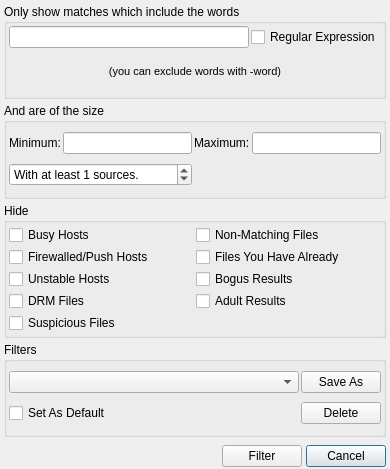
<?xml version="1.0" encoding="UTF-8"?>
<ui version="4.0">
 <class>CDialogFilterSearch</class>
 <widget class="QDialog" name="DialogFilterSearch">
  <property name="geometry">
   <rect>
    <x>0</x>
    <y>0</y>
    <width>390</width>
    <height>469</height>
   </rect>
  </property>
  <property name="minimumSize">
   <size>
    <width>390</width>
    <height>469</height>
   </size>
  </property>
  <property name="maximumSize">
   <size>
    <width>390</width>
    <height>469</height>
   </size>
  </property>
  <property name="windowTitle">
   <string>Filter Search Results</string>
  </property>
  <property name="windowIcon">
   <iconset resource="../Resource.qrc">
    <normaloff>:/Resource/Generic/Filter.png</normaloff>:/Resource/Generic/Filter.png</iconset>
  </property>
  <property name="autoFillBackground">
   <bool>true</bool>
  </property>
  <layout class="QGridLayout" name="gridLayout_2">
   <property name="margin">
    <number>0</number>
   </property>
   <property name="spacing">
    <number>0</number>
   </property>
   <item row="3" column="0">
    <layout class="QGridLayout" name="gridLayoutControlButtons">
     <property name="leftMargin">
      <number>4</number>
     </property>
     <property name="topMargin">
      <number>4</number>
     </property>
     <property name="rightMargin">
      <number>4</number>
     </property>
     <property name="bottomMargin">
      <number>2</number>
     </property>
     <property name="spacing">
      <number>4</number>
     </property>
     <item row="0" column="2">
      <widget class="QPushButton" name="pushButtonCancel">
       <property name="text">
        <string>Cancel</string>
       </property>
      </widget>
     </item>
     <item row="0" column="1">
      <widget class="QPushButton" name="pushButtonFilter">
       <property name="text">
        <string>Filter</string>
       </property>
      </widget>
     </item>
     <item row="0" column="0">
      <spacer name="horizontalSpacer">
       <property name="orientation">
        <enum>Qt::Horizontal</enum>
       </property>
       <property name="sizeHint" stdset="0">
        <size>
         <width>40</width>
         <height>20</height>
        </size>
       </property>
      </spacer>
     </item>
    </layout>
   </item>
   <item row="0" column="0">
    <widget class="QFrame" name="frameBody">
     <property name="frameShape">
      <enum>QFrame::NoFrame</enum>
     </property>
     <property name="frameShadow">
      <enum>QFrame::Sunken</enum>
     </property>
     <layout class="QGridLayout" name="gridLayout_4">
      <property name="margin">
       <number>4</number>
      </property>
      <property name="spacing">
       <number>4</number>
      </property>
      <item row="0" column="0">
       <widget class="QGroupBox" name="groupBoxWords">
        <property name="title">
         <string>Only show matches which include the words</string>
        </property>
        <layout class="QGridLayout" name="gridLayout_3">
         <property name="margin">
          <number>2</number>
         </property>
         <property name="spacing">
          <number>2</number>
         </property>
         <item row="0" column="0">
          <layout class="QGridLayout" name="gridLayoutWords">
           <item row="0" column="1">
            <widget class="QCheckBox" name="checkBoxRegularExpression">
             <property name="text">
              <string>Regular Expression</string>
             </property>
            </widget>
           </item>
           <item row="1" column="0" colspan="2">
            <widget class="QLabel" name="labelWordsInstruction">
             <property name="text">
              <string>&lt;!DOCTYPE HTML PUBLIC &quot;-//W3C//DTD HTML 4.0//EN&quot; &quot;http://www.w3.org/TR/REC-html40/strict.dtd&quot;&gt;
&lt;html&gt;&lt;head&gt;&lt;meta name=&quot;qrichtext&quot; content=&quot;1&quot; /&gt;&lt;style type=&quot;text/css&quot;&gt;
p, li { white-space: pre-wrap; }
&lt;/style&gt;&lt;/head&gt;&lt;body style=&quot; font-family:'MS Shell Dlg 2'; font-size:8.25pt; font-weight:400; font-style:normal;&quot;&gt;
&lt;p align=&quot;center&quot; style=&quot; margin-top:0px; margin-bottom:0px; margin-left:0px; margin-right:0px; -qt-block-indent:0; text-indent:0px;&quot;&gt;&lt;span style=&quot; font-size:8pt;&quot;&gt;(you can exclude words with -word)&lt;/span&gt;&lt;/p&gt;&lt;/body&gt;&lt;/html&gt;</string>
             </property>
            </widget>
           </item>
           <item row="0" column="0">
            <widget class="QLineEdit" name="lineEditWords"/>
           </item>
          </layout>
         </item>
        </layout>
       </widget>
      </item>
      <item row="1" column="0">
       <widget class="QGroupBox" name="groupBoxSize">
        <property name="title">
         <string>And are of the size</string>
        </property>
        <layout class="QGridLayout" name="gridLayout_5">
         <property name="margin">
          <number>2</number>
         </property>
         <property name="spacing">
          <number>2</number>
         </property>
         <item row="2" column="0" colspan="2">
          <widget class="QSpinBox" name="spinBoxMinimumSources">
           <property name="suffix">
            <string> sources.</string>
           </property>
           <property name="prefix">
            <string>With at least </string>
           </property>
           <property name="maximum">
            <number>256</number>
           </property>
           <property name="value">
            <number>1</number>
           </property>
          </widget>
         </item>
         <item row="1" column="1">
          <widget class="QLineEdit" name="lineEditMinimumSize"/>
         </item>
         <item row="1" column="0">
          <widget class="QLabel" name="labelMinimum">
           <property name="text">
            <string>Minimum:</string>
           </property>
          </widget>
         </item>
         <item row="1" column="2">
          <widget class="QLabel" name="labelMaximum">
           <property name="text">
            <string>Maximum:</string>
           </property>
          </widget>
         </item>
         <item row="1" column="3">
          <widget class="QLineEdit" name="lineEditMaximumSize"/>
         </item>
        </layout>
       </widget>
      </item>
      <item row="2" column="0">
       <widget class="QGroupBox" name="groupBoxHide">
        <property name="title">
         <string>Hide</string>
        </property>
        <layout class="QGridLayout" name="gridLayout_6">
         <property name="margin">
          <number>2</number>
         </property>
         <property name="spacing">
          <number>2</number>
         </property>
         <item row="0" column="0">
          <widget class="QCheckBox" name="checkBoxBusyHosts">
           <property name="text">
            <string>Busy Hosts</string>
           </property>
          </widget>
         </item>
         <item row="0" column="1">
          <widget class="QCheckBox" name="checkBoxNonMatchingFiles">
           <property name="text">
            <string>Non-Matching Files</string>
           </property>
          </widget>
         </item>
         <item row="1" column="0">
          <widget class="QCheckBox" name="checkBoxFirewalledPushHosts">
           <property name="text">
            <string>Firewalled/Push Hosts</string>
           </property>
          </widget>
         </item>
         <item row="2" column="0">
          <widget class="QCheckBox" name="checkBoxUnreachableHosts">
           <property name="text">
            <string>Unstable Hosts</string>
           </property>
          </widget>
         </item>
         <item row="3" column="0">
          <widget class="QCheckBox" name="checkBoxDRMFiles">
           <property name="text">
            <string>DRM Files</string>
           </property>
          </widget>
         </item>
         <item row="4" column="0">
          <widget class="QCheckBox" name="checkBoxSuspiciousFiles">
           <property name="text">
            <string>Suspicious Files</string>
           </property>
          </widget>
         </item>
         <item row="1" column="1">
          <widget class="QCheckBox" name="checkBoxFilesAlreadyHave">
           <property name="text">
            <string>Files You Have Already</string>
           </property>
          </widget>
         </item>
         <item row="2" column="1">
          <widget class="QCheckBox" name="checkBoxBogusResults">
           <property name="text">
            <string>Bogus Results</string>
           </property>
          </widget>
         </item>
         <item row="3" column="1">
          <widget class="QCheckBox" name="checkBoxAdultResults">
           <property name="text">
            <string>Adult Results</string>
           </property>
          </widget>
         </item>
        </layout>
       </widget>
      </item>
      <item row="3" column="0">
       <widget class="QGroupBox" name="groupBoxFilters">
        <property name="title">
         <string>Filters</string>
        </property>
        <layout class="QGridLayout" name="gridLayout_7">
         <property name="margin">
          <number>2</number>
         </property>
         <property name="spacing">
          <number>2</number>
         </property>
         <item row="0" column="0">
          <widget class="QComboBox" name="comboBoxFilters">
           <property name="sizePolicy">
            <sizepolicy hsizetype="MinimumExpanding" vsizetype="Fixed">
             <horstretch>0</horstretch>
             <verstretch>0</verstretch>
            </sizepolicy>
           </property>
          </widget>
         </item>
         <item row="1" column="0">
          <widget class="QCheckBox" name="checkBoxSetDefault">
           <property name="text">
            <string>Set As Default</string>
           </property>
          </widget>
         </item>
         <item row="0" column="1">
          <widget class="QPushButton" name="pushButtonSaveAs">
           <property name="text">
            <string>Save As</string>
           </property>
          </widget>
         </item>
         <item row="1" column="1">
          <widget class="QPushButton" name="pushButtonDelete">
           <property name="text">
            <string>Delete</string>
           </property>
          </widget>
         </item>
        </layout>
       </widget>
      </item>
     </layout>
    </widget>
   </item>
  </layout>
 </widget>
 <resources>
  <include location="../Resource.qrc"/>
 </resources>
 <connections/>
</ui>
